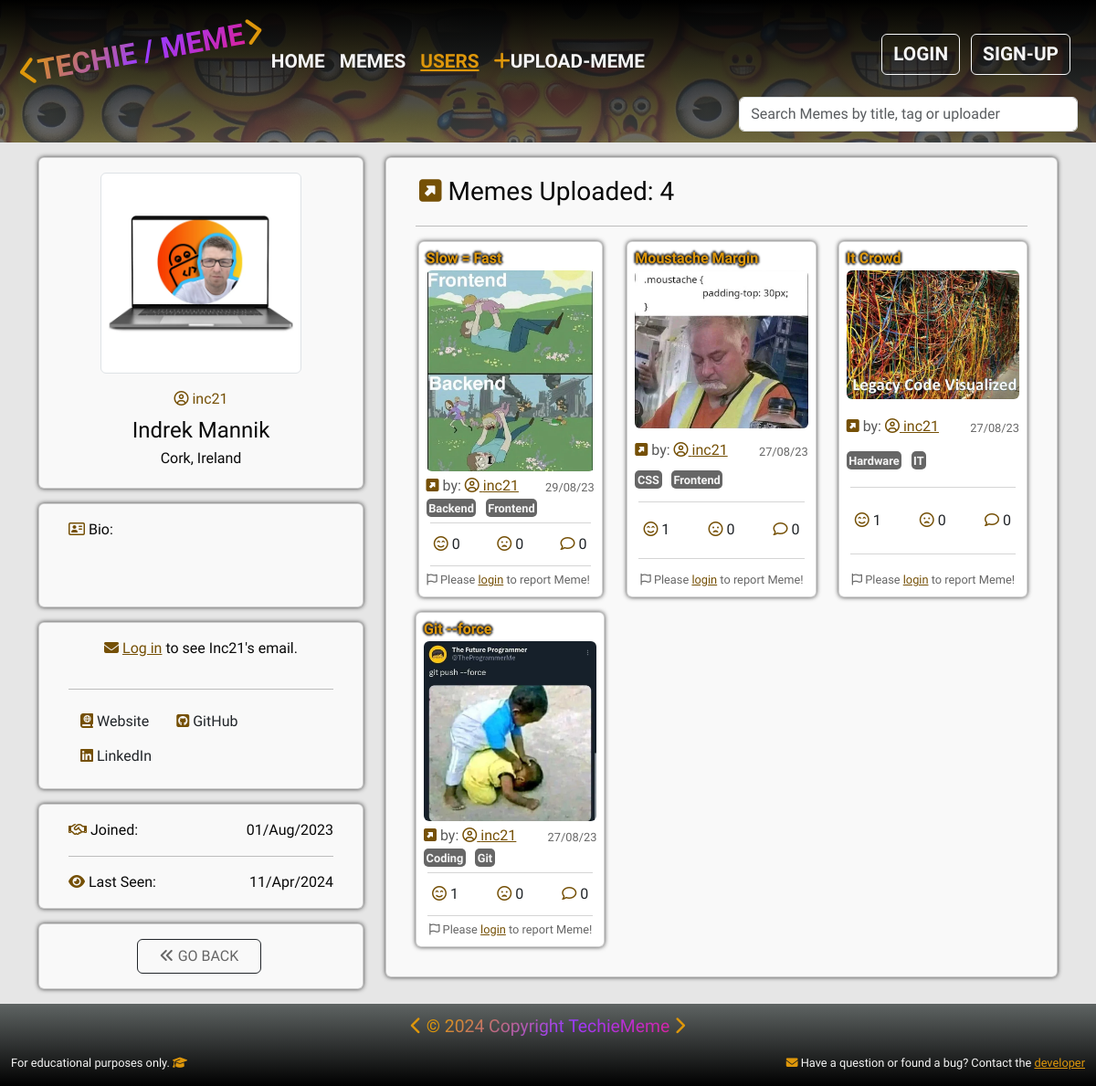
Screenshot of /users/user/7381baf7-6ea3-46a3-b08f-365b9b1124ce/ with the database file from the repository.
### users/models.py (models this page shows, shortened)
class UserProfile(models.Model):
    user = models.OneToOneField(User, on_delete=models.CASCADE, null=True,
                                blank=True)
    username = models.CharField(max_length=50, null=True, blank=True)
    first_name = models.CharField(max_length=50, null=True, blank=True)
    last_name = models.CharField(max_length=50, null=True, blank=True)
    location = models.CharField(max_length=100, null=True, blank=True)
    email = models.EmailField(max_length=100, null=True, blank=True)
    bio = models.TextField(null=True, blank=True)
    user_img = ResizedImageField(upload_to='users/', null=True,
                                 force_format='WEBP', quality=85,
                                 blank=True, default='users/default_user.webp')
    social_github = models.URLField(max_length=200, null=True, blank=True)
    social_linkedin = models.URLField(max_length=200, null=True, blank=True)
    social_facebook = models.URLField(max_length=200, null=True, blank=True)
    social_youtube = models.URLField(max_length=200, null=True, blank=True)
    social_website = models.URLField(max_length=200, null=True, blank=True)
    created = models.DateTimeField(auto_now_add=True)
    id = models.UUIDField(primary_key=True, default=uuid.uuid4, editable=False)
    @property
    def user_image_url(self):
        if self.user_img and hasattr(self.user_img, 'url'):
            return self.user_img.url
        else:
            return '/static/images/users/default_user.webp'
    class Meta:
        ordering = ['-created']

### memes/models.py (models this page shows, shortened)
class Meme(models.Model):
    uploader = models.ForeignKey(
        UserProfile, on_delete=models.CASCADE, null=True, blank=True)
    title = models.CharField(max_length=100, null=True)
    meme_img = ResizedImageField(upload_to='memes/', null=True,
                                 force_format='WEBP', quality=85,
                                 blank=True, default='memes/default.webp')
    tags = models.ManyToManyField('Tag', blank=True)
    smiley_face = models.ManyToManyField(
        UserProfile, related_name='smiley_face')
    sad_face = models.ManyToManyField(
        UserProfile, related_name='sad_face', blank=True)
    created = models.DateTimeField(auto_now_add=True)
    id = models.UUIDField(
        default=uuid.uuid4, unique=True, primary_key=True, editable=False)
    def total_smiley_face(self):
        return self.smiley_face.count()
    def total_sad_face(self):
        return self.sad_face.count()
    @property
    def meme_image_url(self):
        if self.meme_img and hasattr(self.meme_img, 'url'):
            return self.meme_img.url
        else:
            return '/static/images/memes/default.webp'
    class Meta:
        ordering = ['-created']

class Tag(models.Model):
    name = models.CharField(max_length=20, null=True, blank=True)
    created = models.DateTimeField(auto_now_add=True)
    id = models.UUIDField(
        default=uuid.uuid4, unique=True, primary_key=True, editable=False)
    def __str__(self):
        return self.name
    class Meta:
        ordering = ['name']

### users/views.py (the view)
# urls.py: path('user/<str:pk>/', views.singleUser, name="single_user"),
def singleUser(request, pk):
    profile = UserProfile.objects.get(id=pk)
    context = {'profile': profile}
    return render(request, "users/single_user.html", context)

### users/templates/users/single_user.html (shortened to what this page needs)
{% extends 'main.html' %}
{% load static %}
{% block content %}
<main>
    <div class="container">
        <div class="row">
            <div class="col-md-4 mb-3">
                <div class="card big-card mt-3">
                    <div class="card-body">
                        <div class="d-flex flex-column align-items-center text-center">
                            <img src="{{ profile.user_image_url }}" alt="Profile image" class="card-img-top rounded-2 img-thumbnail img-small">
                            <div class="mt-3">
                                <p class="yellow mb-2"><i class="fa-regular fa-circle-user"></i> {{ profile.username }}</p>
                                {% if profile.first_name != None %} <h4 class="m-1">{{ profile.first_name|capfirst }} {% endif %}  {% if profile.last_name != None %} {{ profile.last_name|capfirst }}</h4>{% endif %}
                                {% if profile.location != None %}
                                <p class="m-1">{{ profile.location }}</p>
                                {% endif %}
                            </div>
                        </div>
                    </div>
                </div>
                <div class="card big-card mt-3">
                    <div class="card-body">
                        <div class="row">
                            <div class="col-2 text-nowrap mb-2"><i class="fa-regular fa-address-card yellow"></i> Bio:</div>
                        </div>
                    </div>
                </div>
                <div class="card big-card mt-3">
                    <div class="card-body">
                        {% if profile.email != None and request.user.is_authenticated %}
                        <div class="row">
                            <a class="btn" role="button" class="col-4 text-nowrap"><i class="fa-solid fa-envelope yellow"></i> {{ profile.email }}</a>
                        </div>
                        <hr>
                        {% elif profile.email and not request.user.is_authenticated %}
                        <div class="row text-center">
                            <p><i class="fa-solid fa-envelope yellow"></i> <a class="active-link" href="{% url 'account_login' %}?next={{request.path}}">Log in</a> to see {{ profile.username|capfirst }}'s email. </p>
                        </div>
                        <hr>
                        {% else %}
                        <div class="row text-center">
                            <p><i class="fa-solid fa-envelope yellow"></i> {{ profile.username|capfirst }} has not provided email. </p>
                        </div>
                        <hr>
                        {% endif %}
                        {% if profile.social_website != None %}
                            <a class="btn" role="button" href="{{ profile.social_website }}" target="_blank" rel="noopener"><i class="fa-solid fa-book-atlas yellow"></i> Website</a>
                        {% endif %}
                        {% if profile.social_github != None %}
                            <a class="btn" role="button" href="{{ profile.social_github }}" target="_blank" rel="noopener"><i class="fa-brands fa-square-github yellow"></i> GitHub</a>
                        {% endif %}
                        {% if profile.social_linkedin != None %}
                            <a class="btn" role="button" href="{{ profile.social_linkedin }}" target="_blank" rel="noopener"><i class="fa-brands fa-linkedin yellow"></i> LinkedIn</a>
                        {% endif %}
                    </div>
                </div>
                <div class="card big-card mt-3">
                    <div class="card-body">
                        <div class="row">
                            <div class="col-12 col-lg-5 text-nowrap"><i class="fa-regular fa-handshake yellow"></i> Joined:</div>
                            <div class="col text-nowrap text-end"><p class="card-text">{{ profile.created|date:"d/M/Y" }}</p></div>
                        </div>
                        <hr>
                        <div class="row">
                            <div class="col-12 col-lg-5 text-nowrap"><i class="fa-solid fa-eye yellow"></i> Last Seen:</div>
                            <div class="col text-nowrap text-end"><p class="card-text">{{ profile.user.last_login|date:"d/M/Y" }}</p></div>
                        </div>
                    </div>
                </div>
                <div class="card big-card mt-3">
                    <div class="card-body">
                        <div class="row-col-1 d-flex justify-content-center">
                            <a role="button" class="btn btn-outline-dark ps-4 pe-4 mt-0 me-1 text-nowrap gray" href="javascript:history.go(-1)"><i class="fa-solid fa-angles-left"></i> GO BACK</a>
                        </div>
                    </div>
                </div>
            </div>
            <div class="col-md-8 mt-md-3">
                <div class="card big-card mb-3">
                    <div class="card-body">
                        <div class="row">
                            <h3 class="m-1"><i class="fa-solid fa-square-up-right yellow"></i> Memes Uploaded: {{profile.meme_set.all|length}}</h3>
                        </div>
                        <hr>
                        <div class="row">
                            {% for meme in profile.meme_set.all %}
                            <div class="col-12 col-sm-6 col-lg-4 mb-3 d-flex justify-content-center">
                                <div class="card small-card h-100">
                                    <div class="card-body m-1 p-1 d-grid align-content-between">
                                        <a class="text-decoration-none gray" href="{% url 'meme' meme.id %}">
                                            <h6 class="card-title mb-1">{{ meme.title|truncatechars:"23" }}</h6>
                                            <img src="{{meme.meme_image_url}}" class="card-img rounded-2 img-small mb-1 mx-auto d-block" alt="User Meme">
                                        </a>
                                        <div class="row-col-1 d-flex justify-content-between">
                                            <div><i class="fa-solid fa-square-up-right yellow"></i> by: <a href="{% url 'single_user' profile.id %}" class="card-link yellow"><i class="fa-regular fa-circle-user"></i> {{ profile.username }}</a></div>
                                            <div class="report text-right mt-1">{{ meme.created|date:"d/m/y" }}</div>
                                        </div>
                                        <div class="row">
                                            <div class="col-12">
                                                {% for tag in meme.tags.all %}
                                                    <span class="tag text-nowrap">{{tag}}</span>
                                                {% endfor %}
                                            </div>
                                        </div>
                                        <hr class="m-1">
                                        <div class="row">
                                            <a class="col-4 btn btn" href="{% url 'smiley-face' meme.id %}"><i class="fa-regular fa-face-smile-beam yellow"></i>&nbsp;{{ meme.total_smiley_face }}</a>
                                            <a class="col-4 btn btn" href="{% url 'sad-face' meme.id %}"><i class="fa-regular fa-face-frown-open yellow"></i>&nbsp;{{ meme.total_sad_face }}</a>
                                            <a class="col-4 btn btn" href="{% url 'meme' meme.id %}"><i class="fa-regular fa-comment yellow"></i>&nbsp;{{ meme.comment.all.count }}</a>
                                        </div>
                                        <hr class="m-1">
                                        {% if request.user.is_authenticated and request.user.username == profile.username %}
                                        <div class="row">
                                            <a class="btn col-6 btn-sm mt-0" href="{% url 'update-meme' meme.id %}"><i class="fa-regular fa-pen-to-square"></i> Edit</a>
                                            <a class="btn col-6 text-danger mt-0 btn-sm" href="{% url 'delete-meme' meme.id %}"><i class="fa-solid fa-trash-can"></i> Delete</a>
                                        </div>
                                        {% else %}
                                            {% if request.user.is_authenticated %}
                                            <div class="row-col-1 d-flex justify-content-end">
                                                <a role="button" class="btn report text-end p-0 pe-1" href="{% url 'report-meme' meme.id %}?next={{ request.path }}"A><i class="fa-regular fa-flag"></i> Report Meme!</a>
                                            </div>
                                            {% else %}
                                            <div class="row-col-1 d-flex justify-content-end">
                                                <a role="button" class="btn report text-end p-0 pe-1" href="{% url 'account_login' %}"><i class="fa-regular fa-flag"></i> Please <span class="active-link">login</span> to report Meme!</a>
                                            </div>
                                            {% endif %}
                                        {% endif %}
                                    </div>
                                </div>
                            </div>
                            {% endfor %}
                        </div>
                    </div>
                </div>
            </div>
        </div>
    </div>
</main>
    {% endblock content %}

### static/styles/main.css (style rules this page uses)
* { margin: 0; padding: 0; box-sizing: border-box; }
body { font-family: 'Lexend', 'Lexend Deca', sans-serif; min-height: 100vh; display: flex; flex-direction: column; background-color: #e6e6e6; }
.yellow { color: #755006; }
.gray { color: #666666; }
.small-card { box-shadow: 0px 0px 5px 0px rgba(0,0,0,0.75); color: #595959; background-color: white; max-width: 260px; }
.card-title { font-weight: bold; color: #DE970B; font-size: 1em; text-shadow: -2px 0px 2px rgba(0,0,0,0.75), 2px 0px 2px rgba(0,0,0,0.75), 0px -2px 2px rgba(0,0,0,0.75), 0px 2px 2px rgba(0,0,0,0.75); }
.big-card { box-shadow: 0px 0px 5px 0px rgba(0,0,0,0.75); color: #090909; background-color: #f9f9f9; padding: 0 1em; }
.active-link { color: #755006; text-decoration: underline; list-style: none; }
.img-small { max-width: 220px; max-height: 220px; object-fit: contain; }
.tag { background-color: #666666; color: whitesmoke; font-weight: bold; font-size: 0.8em; padding: 0.2em; border-radius: 5px; margin-right: 0.5em; }
.report { color: #666666; font-size: 0.8em; }

### rows the page displays
UserProfile: user_image_url (picture), username "inc21", first_name "Indrek", last_name "Mannik", location "Cork, Ireland", username "Inc21", created "01/Aug/2023", user.last_login "11/Apr/2024", meme_set.all|length "4"
Meme: title "Slow = Fast", meme_image_url (picture), created "29/08/23", total_smiley_face "0", total_sad_face "0", comment.all.count "0"
Tag: name "Backend"
Tag: name "Frontend"
Meme: title "Moustache Margin", meme_image_url (picture), created "27/08/23", total_smiley_face "1", total_sad_face "0", comment.all.count "0"
Tag: name "CSS"
Meme: title "It Crowd", meme_image_url (picture), created "27/08/23", total_smiley_face "1", total_sad_face "0", comment.all.count "0"
Tag: name "Hardware"
Tag: name "IT"
Meme: title "Git --force", meme_image_url (picture), created "27/08/23", total_smiley_face "1", total_sad_face "0", comment.all.count "0"
Tag: name "Coding"
Tag: name "Git"
